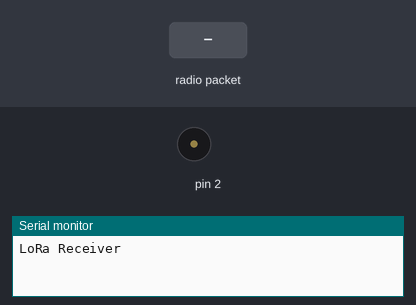
The sketch below on a simulated Arduino Uno, built with avr-gcc and run on an emulated ATmega328P. Shown: buzzer (waves = sounding), the last lines printed to the serial monitor. The test bench sets the inputs (shaded band). No radio packets arrive unless stated.

Above: at 1.2 s.
1.3 s: radio packet "1" arrives
At 2.3 s:
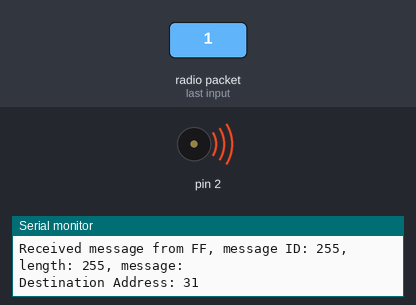
2.8 s: radio packet "0" arrives
5.8 s: radio packet "2" arrives
Timing chart, 0 to 11.9 s (numbered marks = the images above; inputs shaded):
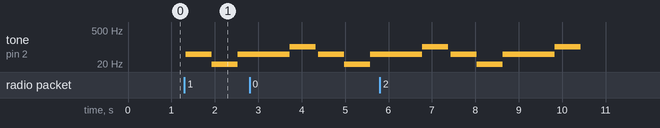

Measured:
- after the input at 1.3 s, tone on pin 2: silent → 50 Hz at once, → 1 Hz 0.60 s later, → 50 Hz 0.60 s later

The sketch:

input.ino
```cpp
#include <Wire.h>
#include <SPI.h>
#include <LoRa.h>

#define nss 7
#define rst 8
#define dio0 9

String incoming;

void setup() {
  Serial.begin(115200);

  Serial.println("LoRa Receiver");
  LoRa.setPins(nss, rst, dio0);
  if (!LoRa.begin(433E6)) {
    Serial.println("Starting LoRa failed!");
    delay(100);
    while (1);
  }
}

void loop() {
  int packetSize = LoRa.parsePacket();
  //Serial.println("ping");
  if (packetSize) {
    byte destinationAddress = LoRa.read();
    byte senderAddress = LoRa.read();
    byte incomingMsgId = LoRa.read();
    byte incomingLength = LoRa.read();

    incoming = "";

    while (LoRa.available()) {
      incoming += (char)LoRa.read();
    }

    Serial.print("Received message from ");
    Serial.print(senderAddress, HEX);
    Serial.print(", message ID: ");
    Serial.print(incomingMsgId);
    Serial.print(", length: ");
    Serial.print(incomingLength);
    Serial.print(", message: ");
    Serial.println(incoming);

    // Add status prints for debugging
    Serial.print("Destination Address: ");
    Serial.println(destinationAddress, HEX);

    // Process the received message as needed

    tone(2, 50);
    delay(600);
    noTone(2);
    tone(2, 1);
    delay(600);
    noTone(2);
    tone(2, 50);
    delay(600);
    noTone(2);
    tone(2, 50);
    delay(600);
    noTone(2);
    tone(2, 100);
    delay(600);
    noTone(2);
    /*
    for(int i=0;i>5;i++){
      tone(2, 10*i+1);
      delay(60);  // Delay between receiving messages
      noTone(2);
    }
    */
  }
  delay(50);
}
```
